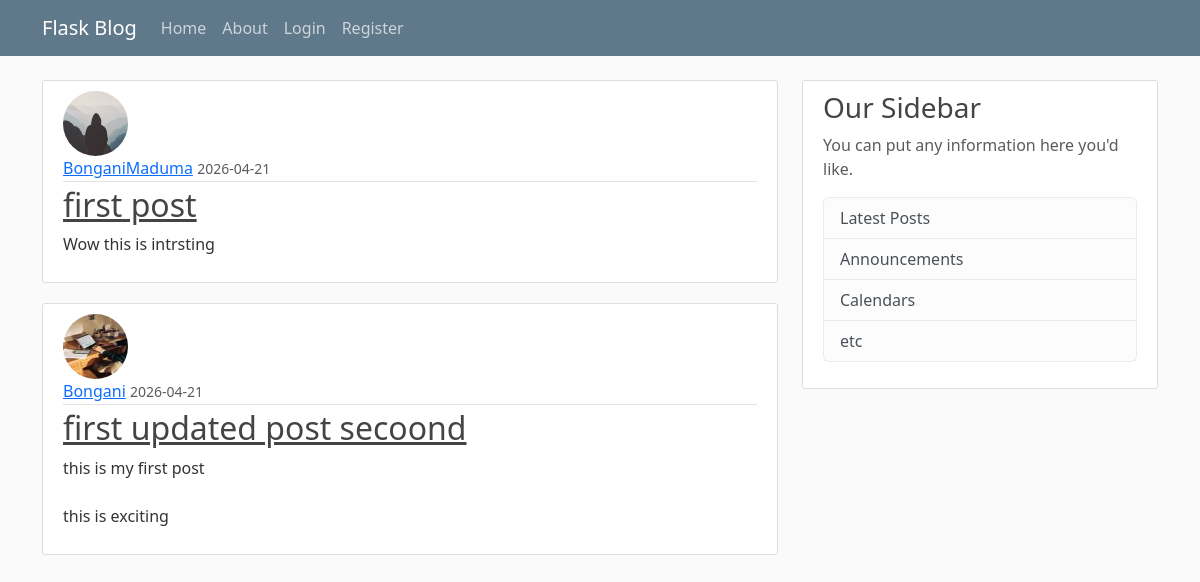
Page /home on the earlier database version.
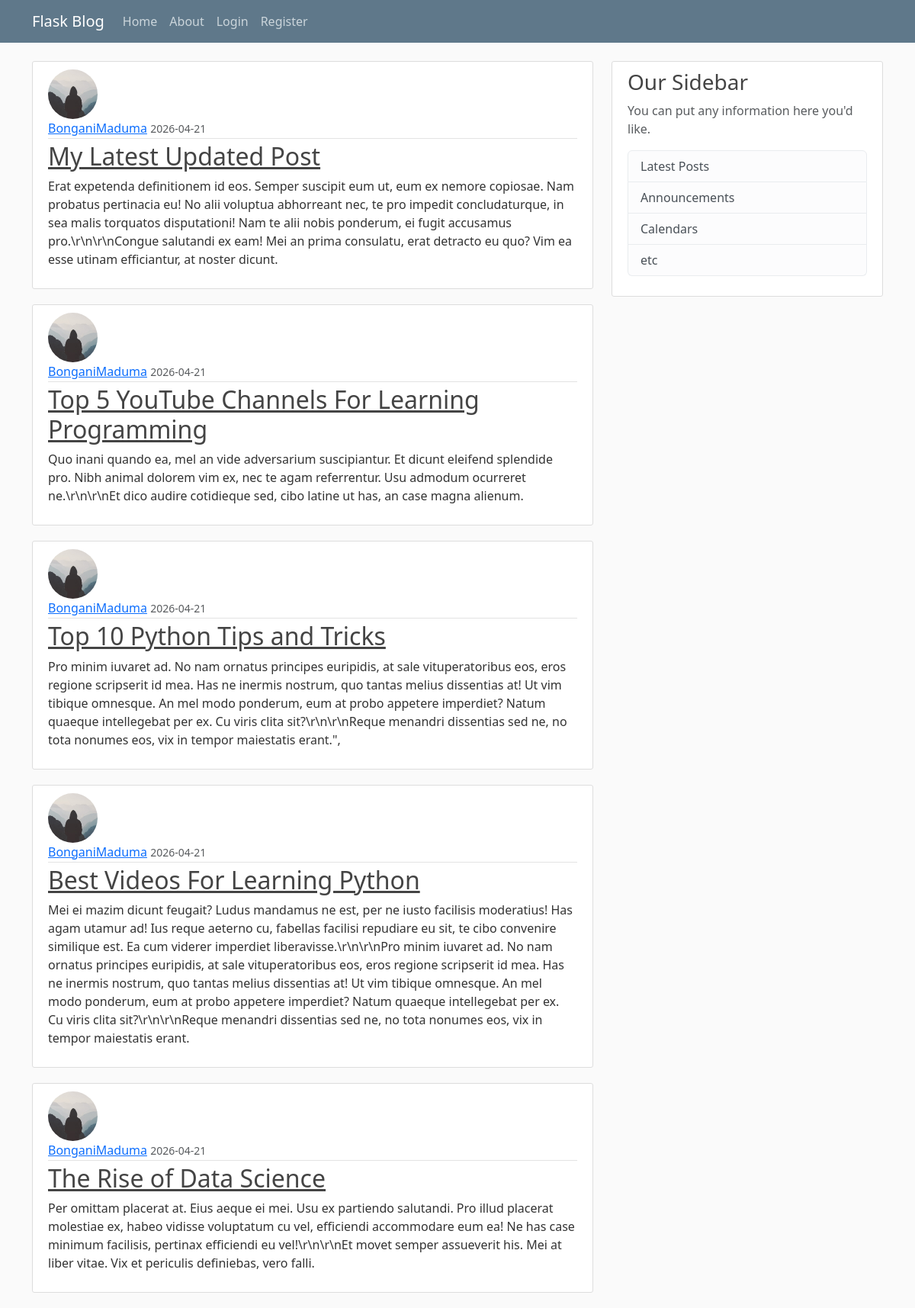
Same page on the later database version.
### blogsite/models.py (models this page shows, shortened)
class Post(db.Model):
    id = db.Column(db.Integer, primary_key=True)
    title = db.Column(db.String(100), nullable=False)
    date_posted = db.Column(db.DateTime, nullable=False, default=datetime.now)
    content = db.Column(db.Text, nullable=False)
    user_id = db.Column(db.Integer, db.ForeignKey('user.id'), nullable=False)

class User(db.Model, UserMixin):
    id = db.Column(db.Integer, primary_key=True)
    username = db.Column(db.String(20), unique=True, nullable=False)
    email = db.Column(db.String(120), unique=True, nullable=False)
    image_file = db.Column(db.String(20), nullable=False, default='default.jpg')
    password = db.Column(db.String(60), nullable=False)
    posts = db.relationship('Post', backref='author', lazy=True)

### blogsite/routes.py (the view)
@app.route("/")
@app.route("/home")
def home():
    page = request.args.get('page', 1, type=int)
    post = Post.query.order_by(Post.date_posted.desc()).paginate(page=page, per_page=5)
    return render_template("home.html", posts=post)

### blogsite/templates/home.html
{% extends "layout.html" %}
{% block content %}
    {% for post in posts %}
        <article class="media content-section">
            <img class="rounded-circle article-img" src="{{url_for('static', filename='profile_pics/' + post.author.image_file)}}">
            <div class="media-body">
                <div class="article-metadata">
                <a class="mr-2" href="#">{{ post.author.username }}</a>
                <small class="text-muted">{{ post.date_posted.strftime('%Y-%m-%d') }}</small>
                </div>
                <h2><a class="article-title" href="{{ url_for('post', post_id=post.id) }}">{{ post.title }}</a></h2>
                <p class="article-content">{{ post.content }}</p>
            </div>
        </article>
    {% endfor %}
{% endblock %}

Differences in the rows shown:
no longer on this page (row unchanged): Post: image_file (placeholder picture), author.username "BonganiMaduma", date_posted "2026-04-21", title "first post", content "Wow this is intrsting"
no longer on this page (row unchanged): Post: image_file (picture), author.username "Bongani", date_posted "2026-04-21", title "first updated post secoond", content "this is my first post this is exciting"
added Post: image_file (placeholder picture), author.username "BonganiMaduma", date_posted "2026-04-21", title "My Latest Updated Post", content "Erat expetenda definitionem id eos. Semper suscipit eum ut, eum ex nemore copiosae. Nam probatus pertinacia eu! No alii voluptua abhorreant nec, te pro impedit concludaturque, in sea malis torquatos disputationi! Nam te alii nobis ponderum, ei fugit accusamus pro.\\r\\n\\r\\nCongue salutandi ex eam! Mei an prima consulatu, erat detracto eu quo? Vim ea esse utinam efficiantur, at noster dicunt."
added Post: image_file (placeholder picture), author.username "BonganiMaduma", date_posted "2026-04-21", title "Top 5 YouTube Channels For Learning Programming", content "Quo inani quando ea, mel an vide adversarium suscipiantur. Et dicunt eleifend splendide pro. Nibh animal dolorem vim ex, nec te agam referrentur. Usu admodum ocurreret ne.\\r\\n\\r\\nEt dico audire cotidieque sed, cibo latine ut has, an case magna alienum."
added Post: image_file (placeholder picture), author.username "BonganiMaduma", date_posted "2026-04-21", title "Top 10 Python Tips and Tricks", content "Pro minim iuvaret ad. No nam ornatus principes euripidis, at sale vituperatoribus eos, eros regione scripserit id mea. Has ne inermis nostrum, quo tantas melius dissentias at! Ut vim tibique omnesque. An mel modo ponderum, eum at probo appetere imperdiet? Natum quaeque intellegebat per ex. Cu viris clita sit?\\r\\n\\r\\nReque menandri dissentias sed ne, no tota nonumes eos, vix in tempor maiestatis erant.\","
added Post: image_file (placeholder picture), author.username "BonganiMaduma", date_posted "2026-04-21", title "Best Videos For Learning Python", content "Mei ei mazim dicunt feugait? Ludus mandamus ne est, per ne iusto facilisis moderatius! Has agam utamur ad! Ius reque aeterno cu, fabellas facilisi repudiare eu sit, te cibo convenire similique est. Ea cum viderer imperdiet liberavisse.\\r\\n\\r\\nPro minim iuvaret ad. No nam ornatus principes euripidis, at sale vituperatoribus eos, eros regione scripserit id mea. Has ne inermis nostrum, quo tantas melius dissentias at! Ut vim tibique omnesque. An mel modo ponderum, eum at probo appetere imperdiet? Natum quaeque intellegebat per ex. Cu viris clita sit?\\r\\n\\r\\nReque menandri dissentias sed ne, no tota nonumes eos, vix in tempor maiestatis erant."
added Post: image_file (placeholder picture), author.username "BonganiMaduma", date_posted "2026-04-21", title "The Rise of Data Science", content "Per omittam placerat at. Eius aeque ei mei. Usu ex partiendo salutandi. Pro illud placerat molestiae ex, habeo vidisse voluptatum cu vel, efficiendi accommodare eum ea! Ne has case minimum facilisis, pertinax efficiendi eu vel!\\r\\n\\r\\nEt movet semper assueverit his. Mei at liber vitae. Vix et periculis definiebas, vero falli."
